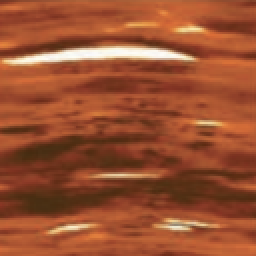
#> input picture dataset/mydrilling/0.png, 128 x 128 px (shown 2 times larger); its folder holds 4 pictures in this run
$ python aug.py
#> lines starting #> are read from the running program, lines starting #| are printed output that depends on the picture
import cv2
import numpy as np
import os
import random


# Define augmentation functions
def add_random_black_spots(image):
    img_with_spots = image.copy()
    h, w = image.shape[:2]

    num_spots = random.randint(20, 50)
    for _ in range(num_spots):
        spot_size = random.randint(1, 5)
        x = random.randint(0, w - spot_size)
        y = random.randint(0, h - spot_size)
        img_with_spots[y:y + spot_size, x:x + spot_size] = 0

    return img_with_spots


def flip_image(image):
    return cv2.flip(image, 1)  # Horizontal flip


def adjust_brightness(image, factor=1.1):
    hsv = cv2.cvtColor(image, cv2.COLOR_BGR2HSV)
    hsv = np.array(hsv, dtype=np.float64)
    hsv[:, :, 2] = hsv[:, :, 2] * factor
    hsv[:, :, 2][hsv[:, :, 2] > 255] = 255
    hsv = np.array(hsv, dtype=np.uint8)
    bright_img = cv2.cvtColor(hsv, cv2.COLOR_HSV2BGR)
    return bright_img


# Apply augmentations to a dataset
def augment_dataset(input_folder, output_folder, num_augmentations=5):
#> called with input_folder = './dataset/mydrilling', output_folder = './dataset/mydrilling_aug', num_augmentations = 5
    os.makedirs(output_folder, exist_ok=True)
    k = 0
    for filename in os.listdir(input_folder):
        image_path = os.path.join(input_folder, filename)
        image = cv2.imread(image_path)
#> image is the input picture: shape (128, 128, 3); mean B, G, R 48.6, 80.1, 153.5

        if image is None:
            continue

        cv2.imwrite(os.path.join(output_folder, str(k) + ".png"), image)
        k += 1

        for i in range(num_augmentations):
            aug_image = image
            if random.choice([True, False]):
                aug_image = add_random_black_spots(aug_image)
            if random.choice([True, False]):
                aug_image = flip_image(aug_image)
            if random.choice([True, False]):
                aug_image = adjust_brightness(aug_image, factor=random.uniform(0.7, 1.3))

            # Save augmented image
            aug_filename = str(k) + ".png"
            k += 1
            cv2.imwrite(os.path.join(output_folder, aug_filename), aug_image)
#> this loop made 5 passes
#> pass 1, in adjust_brightness, `bright_img = cv2.cvtColor(hsv, cv2.COLOR_HSV2BGR)`:
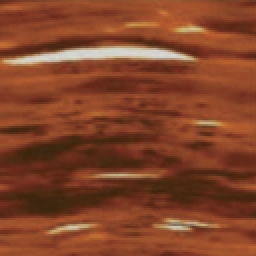
#> bright_img: shape (128, 128, 3) (shown 2 times larger); mean B, G, R 40.9, 67.8, 130.8
#> after the loop, k = 6
#> pass 2 of the loop in augment_dataset, `for filename in os.listdir(input_folder):`:
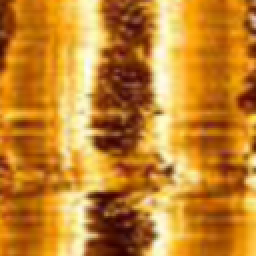
#> input picture dataset/mydrilling/100.png, 128 x 128 px (shown 2 times larger)
#> in augment_dataset, image is the input picture: shape (128, 128, 3); mean B, G, R 45.9, 131.4, 195.5
#> in augment_dataset, `k += 1`: k = 7
#> the loop in augment_dataset, `for i in range(num_augmentations):` made 5 passes
#> aug_filename on passes 1 to 5: '7.png', '8.png', '9.png', '10.png', '11.png'
#> pass 1, in augment_dataset, `aug_image = add_random_black_spots(aug_image)`:
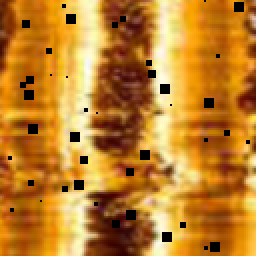
#> aug_image: shape (128, 128, 3) (shown 2 times larger); mean B, G, R 44.3, 127.2, 189.3
#> pass 1, in augment_dataset, `aug_image = flip_image(aug_image)`:
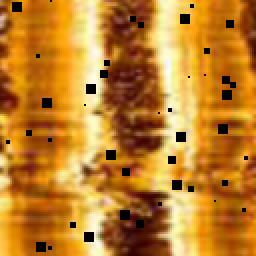
#> aug_image: shape (128, 128, 3) (shown 2 times larger); mean B, G, R 44.3, 127.2, 189.3
#> after the loop in augment_dataset, `for i in range(num_augmentations):`: k = 12
#> pass 3 of the loop in augment_dataset, `for filename in os.listdir(input_folder):`:
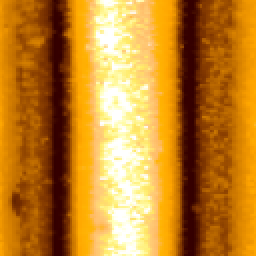
#> input picture dataset/mydrilling/106.png, 128 x 128 px (shown 2 times larger)
#> in augment_dataset, image is the input picture: shape (128, 128, 3); mean B, G, R 41.1, 131.2, 194.4
#> in augment_dataset, `k += 1`: k = 13
#> the loop in augment_dataset, `for i in range(num_augmentations):` made 5 passes
#> aug_filename on passes 1 to 5: '13.png', '14.png', '15.png', '16.png', '17.png'
#> pass 1, in adjust_brightness (call 8), `bright_img = cv2.cvtColor(hsv, cv2.COLOR_HSV2BGR)`:
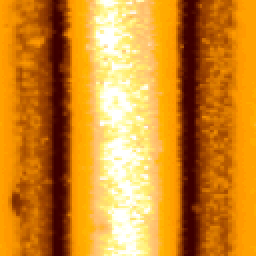
#> bright_img: shape (128, 128, 3) (shown 2 times larger); mean B, G, R 40.8, 138.8, 210
#> after the loop in augment_dataset, `for i in range(num_augmentations):`: k = 18
#> the loop made 4 passes; the first 3 are shown


# Example usage
input_folder = './dataset/mydrilling'
output_folder = './dataset/mydrilling_aug'
augment_dataset(input_folder, output_folder)
